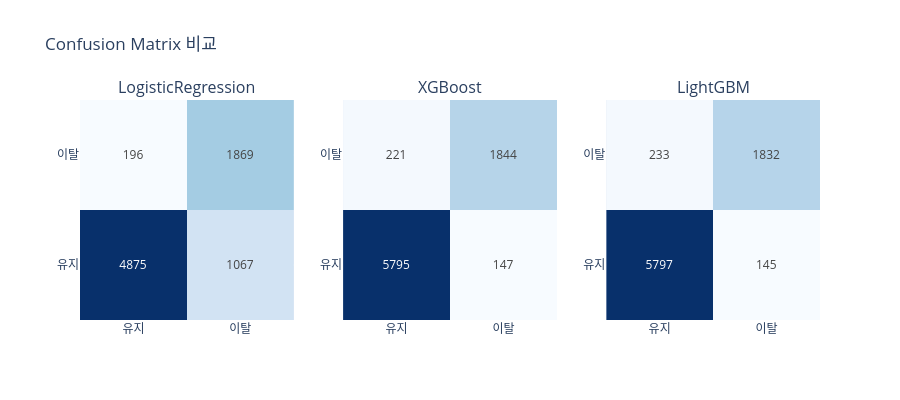

Notebook code for this chart:
### Markdown cell above
## 6. Confusion Matrix 비교

### Code cell
fig = make_subplots(rows=1, cols=3, subplot_titles=list(results.keys()))
for i, (name, r) in enumerate(results.items(), 1):
    cm = confusion_matrix(y_test, r["y_pred"])
    fig.add_trace(
        go.Heatmap(z=cm, x=["유지", "이탈"], y=["유지", "이탈"],
                   text=cm, texttemplate="%{text}", colorscale="Blues", showscale=False),
        row=1, col=i
    )
fig.update_layout(title="Confusion Matrix 비교", height=400)
fig.show()

### Figure 1 — Plotly figure (JSON) as saved in the notebook; plotly's stock layout.template omitted (floating-point values rounded to 4 significant figures)
{"data": [{"colorscale": [[0.0, "rgb(247,251,255)"], [0.125, "rgb(222,235,247)"], [0.25, "rgb(198,219,239)"], [0.375, "rgb(158,202,225)"], [0.5, "rgb(107,174,214)"], [0.625, "rgb(66,146,198)"], [0.75, "rgb(33,113,181)"], [0.875, "rgb(8,81,156)"], [1.0, "rgb(8,48,107)"]], "showscale": false, "text": [[4875, 1067], [196, 1869]], "texttemplate": "%{text}", "type": "heatmap", "x": ["유지", "이탈"], "xaxis": "x", "y": ["유지", "이탈"], "yaxis": "y", "z": [[4875, 1067], [196, 1869]]}, {"colorscale": [[0.0, "rgb(247,251,255)"], [0.125, "rgb(222,235,247)"], [0.25, "rgb(198,219,239)"], [0.375, "rgb(158,202,225)"], [0.5, "rgb(107,174,214)"], [0.625, "rgb(66,146,198)"], [0.75, "rgb(33,113,181)"], [0.875, "rgb(8,81,156)"], [1.0, "rgb(8,48,107)"]], "showscale": false, "text": [[5795, 147], [221, 1844]], "texttemplate": "%{text}", "type": "heatmap", "x": ["유지", "이탈"], "xaxis": "x2", "y": ["유지", "이탈"], "yaxis": "y2", "z": [[5795, 147], [221, 1844]]}, {"colorscale": [[0.0, "rgb(247,251,255)"], [0.125, "rgb(222,235,247)"], [0.25, "rgb(198,219,239)"], [0.375, "rgb(158,202,225)"], [0.5, "rgb(107,174,214)"], [0.625, "rgb(66,146,198)"], [0.75, "rgb(33,113,181)"], [0.875, "rgb(8,81,156)"], [1.0, "rgb(8,48,107)"]], "showscale": false, "text": [[5797, 145], [233, 1832]], "texttemplate": "%{text}", "type": "heatmap", "x": ["유지", "이탈"], "xaxis": "x3", "y": ["유지", "이탈"], "yaxis": "y3", "z": [[5797, 145], [233, 1832]]}], "layout": {"annotations": [{"font": {"size": 16}, "showarrow": false, "text": "LogisticRegression", "x": 0.1444, "xanchor": "center", "xref": "paper", "y": 1.0, "yanchor": "bottom", "yref": "paper"}, {"font": {"size": 16}, "showarrow": false, "text": "XGBoost", "x": 0.5, "xanchor": "center", "xref": "paper", "y": 1.0, "yanchor": "bottom", "yref": "paper"}, {"font": {"size": 16}, "showarrow": false, "text": "LightGBM", "x": 0.8556, "xanchor": "center", "xref": "paper", "y": 1.0, "yanchor": "bottom", "yref": "paper"}], "height": 400, "title": {"text": "Confusion Matrix 비교"}, "xaxis": {"anchor": "y", "domain": [0.0, 0.2889]}, "xaxis2": {"anchor": "y2", "domain": [0.3556, 0.6444]}, "xaxis3": {"anchor": "y3", "domain": [0.7111, 1.0]}, "yaxis": {"anchor": "x", "domain": [0.0, 1.0]}, "yaxis2": {"anchor": "x2", "domain": [0.0, 1.0]}, "yaxis3": {"anchor": "x3", "domain": [0.0, 1.0]}}}
